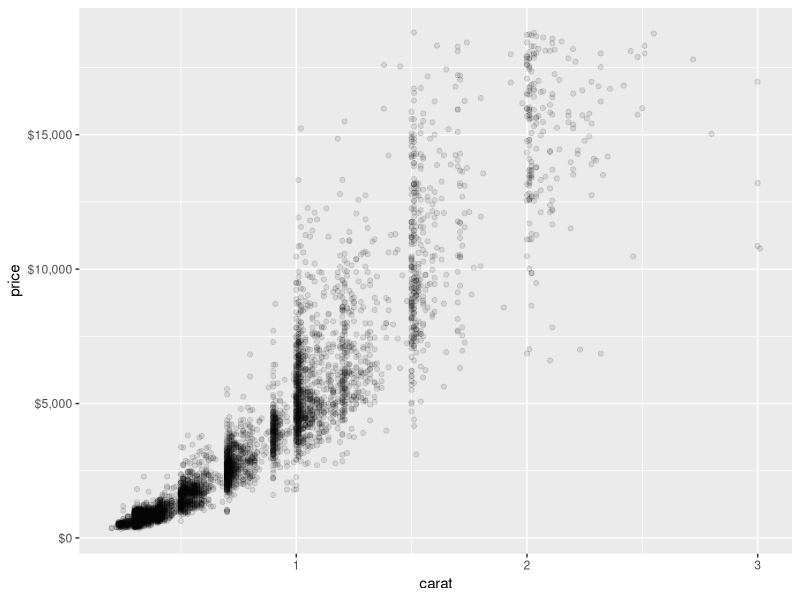
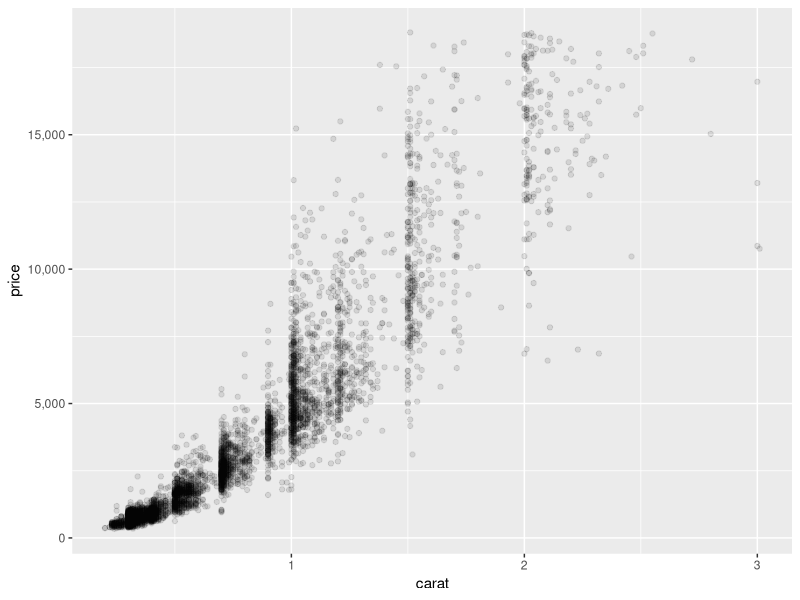
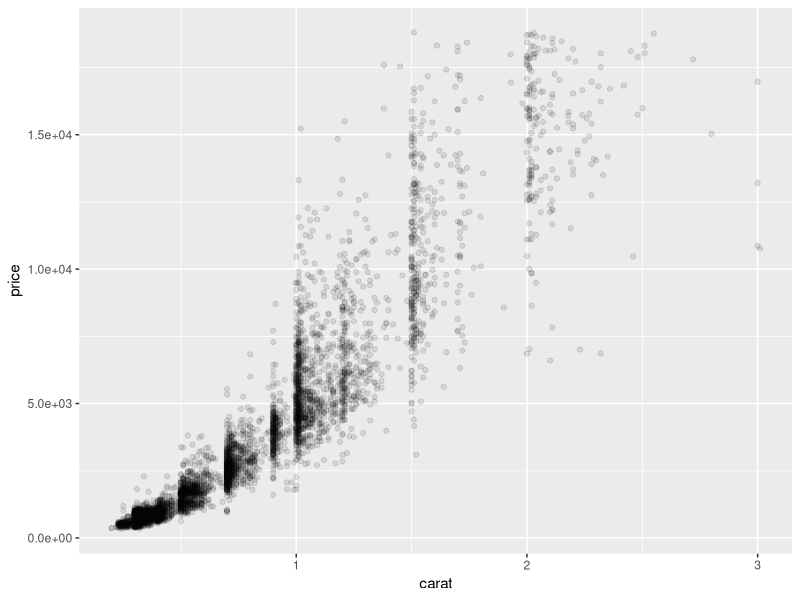
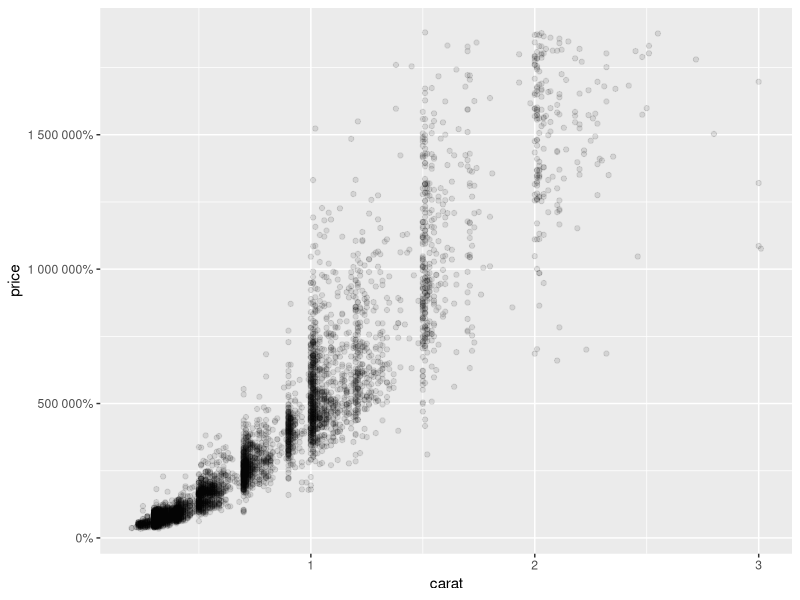
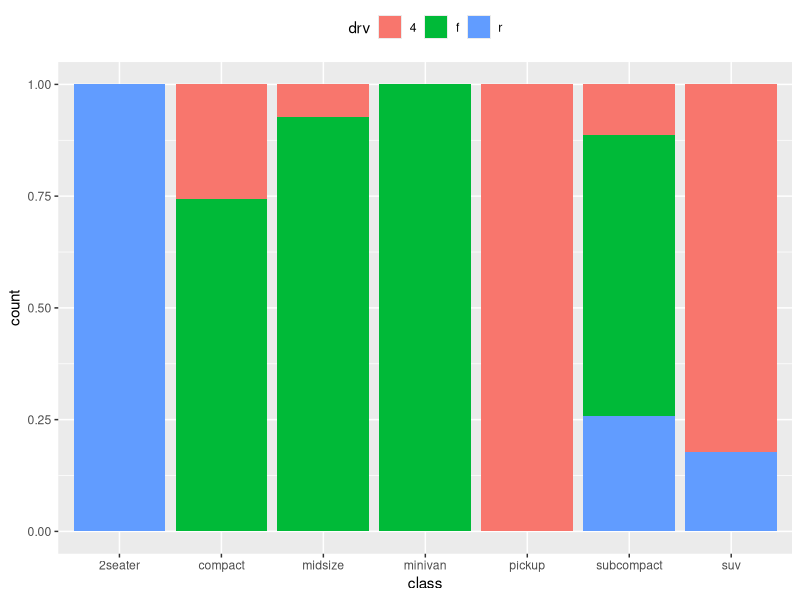
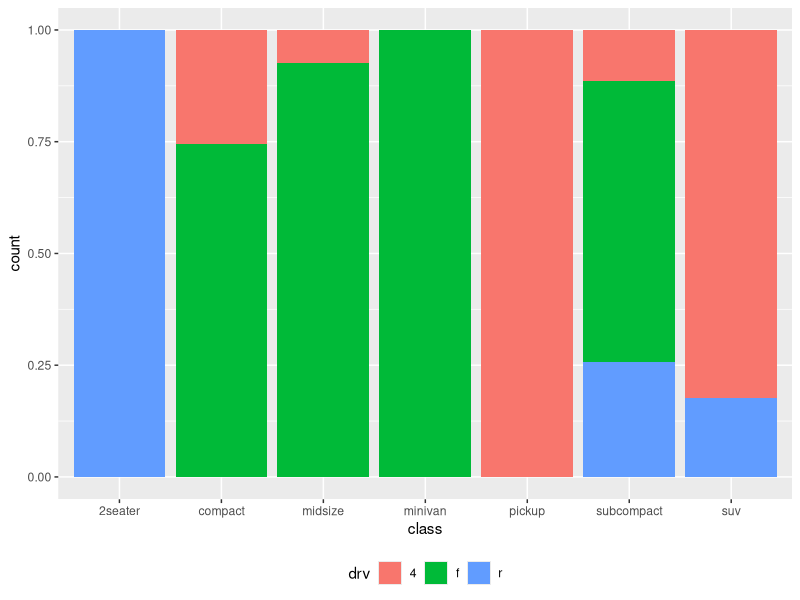
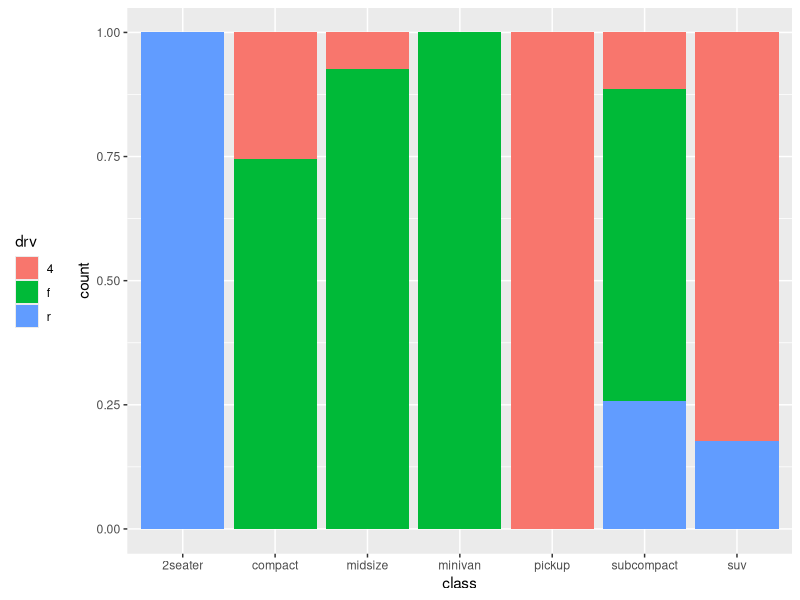
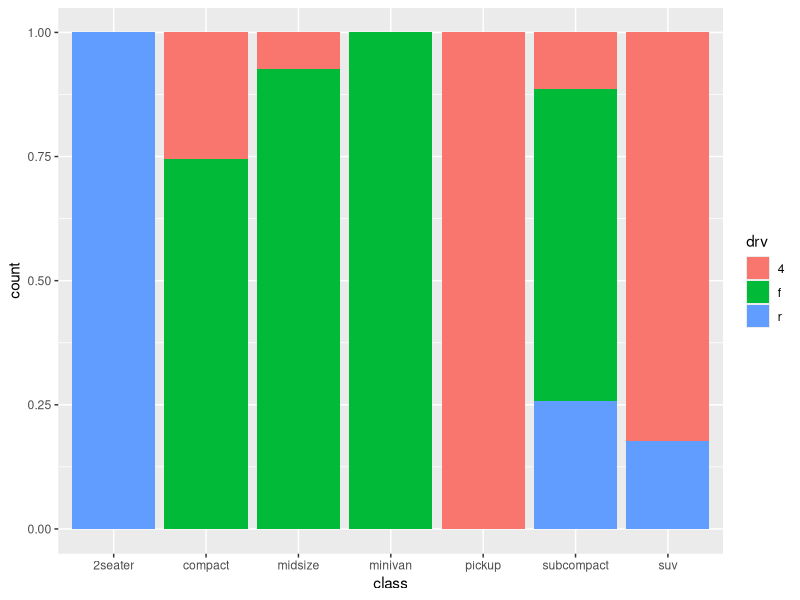

Write the R code that produced these figures, in order. (Note: this script raises an error after producing the figures.)
## ---- chunk 1
##xaringan::inf_mr()
## For offline work: https://bookdown.org/yihui/rmarkdown/some-tips.html#working-offline
## Images not appearing? Put images folder inside the libs folder as that is the main data directory

library(tidyverse)
library(readxl)
library(kableExtra)
##library(modelr)

knitr::opts_chunk$set(echo = FALSE,
                      eval = TRUE,
                      error = FALSE,
                      message = FALSE,
                      warning = FALSE,
                      comment = NA)

# Restrict diamonds dataset
set.seed(154)
diamonds <- slice_sample(diamonds, n = 5000)
## ---- chunk 2
ggplot(diamonds, aes(x = carat, y = price)) +
  geom_point(alpha = .1) +
  scale_y_continuous(labels = scales::dollar_format()) #<<
## ---- chunk 3
ggplot(diamonds, aes(x = carat, y = price)) +
  geom_point(alpha = .1) +
  scale_y_continuous(labels = scales::comma_format()) #<<
## ---- chunk 4
ggplot(diamonds, aes(x = carat, y = price)) +
  geom_point(alpha = .1) +
  scale_y_continuous(labels = scales::scientific_format()) #<<
## ---- chunk 5
ggplot(diamonds, aes(x = carat, y = price)) +
  geom_point(alpha = .1) +
  scale_y_continuous(labels = scales::percent_format()) #<<
## ---- chunk 6
ggplot(mpg, aes(x = class, fill = drv)) +
  geom_bar(position = "fill") +
  theme(legend.position = "top") #<<
## ---- chunk 7
ggplot(mpg, aes(x = class, fill = drv)) +
  geom_bar(position = "fill") +
  theme(legend.position = "bottom") #<<
## ---- chunk 8
ggplot(mpg, aes(x = class, fill = drv)) +
  geom_bar(position = "fill") +
  theme(legend.position = "left") #<<
## ---- chunk 9
ggplot(mpg, aes(x = class, fill = drv)) +
  geom_bar(position = "fill") +
  theme(legend.position = "right") #<<
## ---- chunk 10
ggplot(mpg, aes(x = class, fill = drv)) +
  geom_bar(position = "fill") +
  scale_fill_manual(values = c("orange", "green", "blue")) #<<
## ---- chunk 11
ggplot(mpg, aes(x = class, fill = drv)) +
  geom_bar(position = "fill") +
  scale_fill_grey() #<<
## ---- chunk 12
ggplot(mpg, aes(x = class, fill = drv)) +
  geom_bar(position = "fill") +
  scale_fill_brewer(type = "qual", palette = 1) #<<
## ---- chunk 13
ggplot(mpg, aes(x = class, fill = drv)) +
  geom_bar(position = "fill") +
  scale_fill_brewer(type = "seq", palette = 1) #<<
## ---- chunk 14
ggplot(mpg, aes(x = class, fill = drv)) +
  geom_bar(position = "fill") +
  scale_fill_brewer(type = "qual", palette = 1, #<<
                    labels = c("Four Wheel", "Front Wheel", "Rear Wheel")) + #<<
  labs(fill = "Drive Train") #<<
## ---- chunk 15
knitr::include_graphics("libs/Images/10_3-import_merged_data.png")
